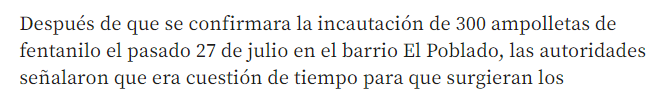
%> input picture Clase2/texto.png, 669 x 94 px
$ octave procesadoTexto.m   (GNU Octave 9; MATLAB toolbox functions it lacks are replaced by stand-ins)
%> lines starting %> are read from the running program, lines starting %| are printed output that depends on the picture
clear all, close all, clc
a = imread('texto.png');
%> a is the input picture: size 94x669x3 uint8; mean R, G, B 236.3, 236.3, 236.1
b = rgb2gray(a);
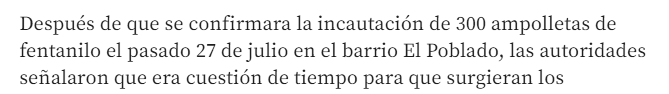
%> b: size 94x669 uint8; min 30, max 255, mean 236.3
figure; imshow(b); impixelinfo
c = b';
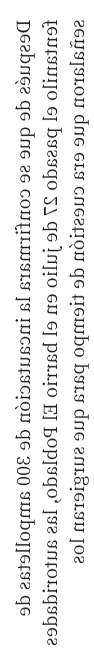
%> c: size 669x94 uint8; min 30, max 255, mean 236.3; mean of the top-left, top-right, bottom-left and bottom-right quarters 240.4, 230, 241.2, 233.4
figure; imshow(c)
d = sum(c);
%> d = 94 values, max 170595 at index 1, min 103875 at index 57, mean 158063.3
figure; plot(d)
%> after `plot(d)`:
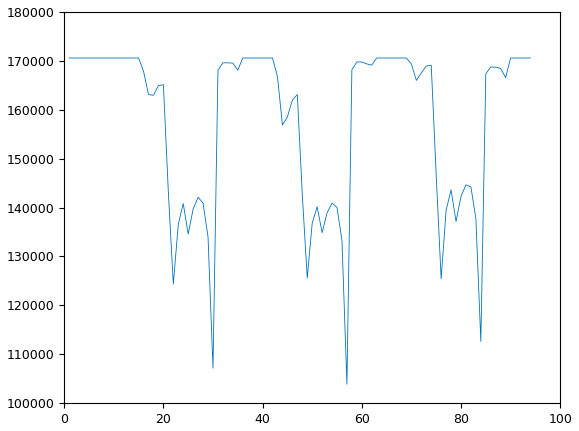
%> figure redrawn from the program's plot data; curve peaks at x = 1, y = 170595
e = b(10:40,:);
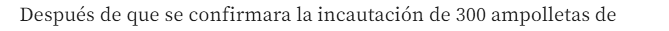
%> e: size 31x669 uint8; min 30, max 255, mean 235.7
figure; imshow(e)
f = b(70:90,:);
figure; imshow(f)
g = sum(f);
%> g = 669 values, max 5355 at index 1, min 2276 at index 123, mean 4821
figure; plot(g)
%> after `plot(g)`:
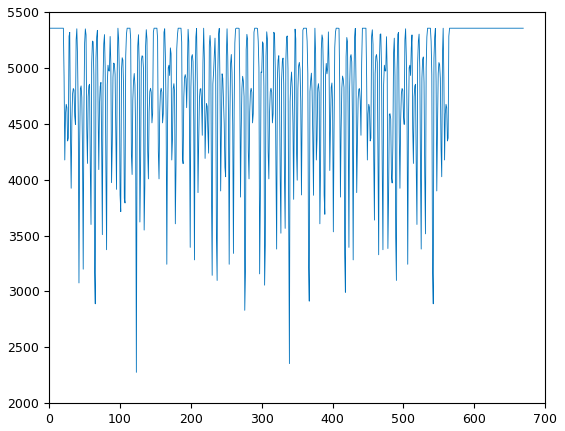
%> figure redrawn from the program's plot data; curve peaks at x = 1, y = 5355
h = f(:,290:360);
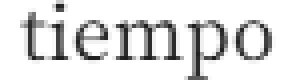
%> h: size 21x71 uint8 (shown 4 times larger); min 30, max 255, mean 223.1
figure; imshow(h)
i = sum(h);
%> i = 71 values, max 5355 at index 1, min 2354 at index 50, mean 4686
figure; plot(i)
%> after `plot(i)`:
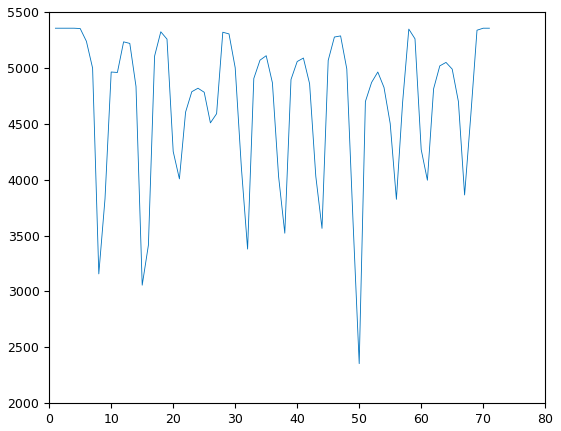
%> figure redrawn from the program's plot data; curve peaks at x = 1, y = 5355
j = h(:,18:28);
figure; imshow(j)

$ run again, with Clase2/imagen.jpeg saved as Clase2/texto.png
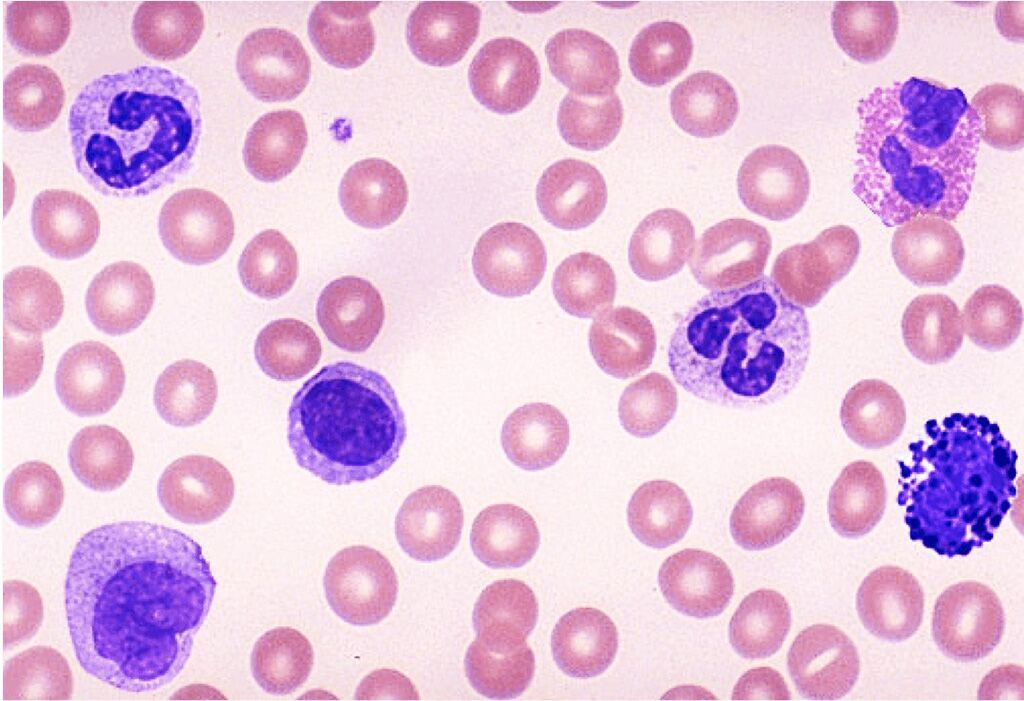
%> input picture Clase2/imagen.jpeg, 1024 x 701 px
%> a is the input picture: size 701x1024x3 uint8; mean R, G, B 227.5, 190.9, 221
%> `c = b';`:
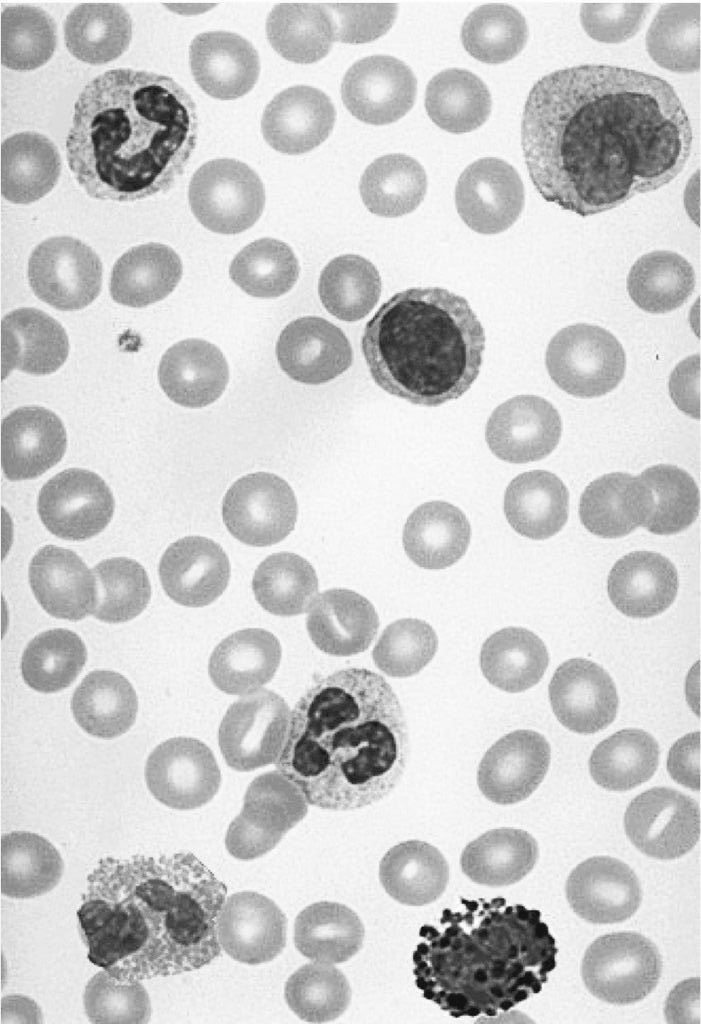
%> c: size 1024x701 uint8; min 13, max 255, mean 205.3; mean of the top-left, top-right, bottom-left and bottom-right quarters 206.4, 205.6, 202.7, 206.5
%> d = 701 values, max 246008 at index 1, min 191943 at index 2, mean 210215.2
%> g = 1024 values, max 5298 at index 1, min 3016 at index 914, mean 4307.6
%> i = 71 values, max 4959 at index 50, min 3566 at index 14, mean 4578.3
%> `plot(i)`:
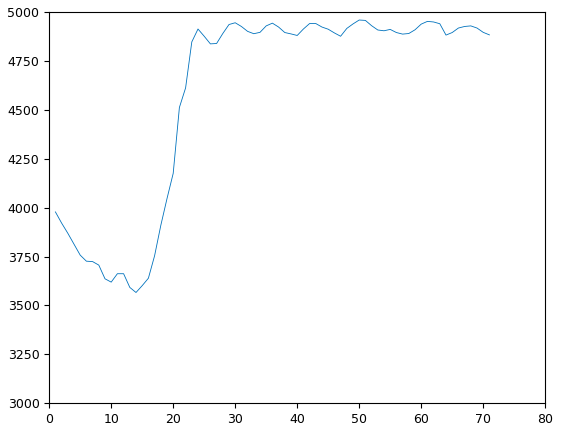
%> figure redrawn from the program's plot data; curve peaks at x = 50, y = 4959
